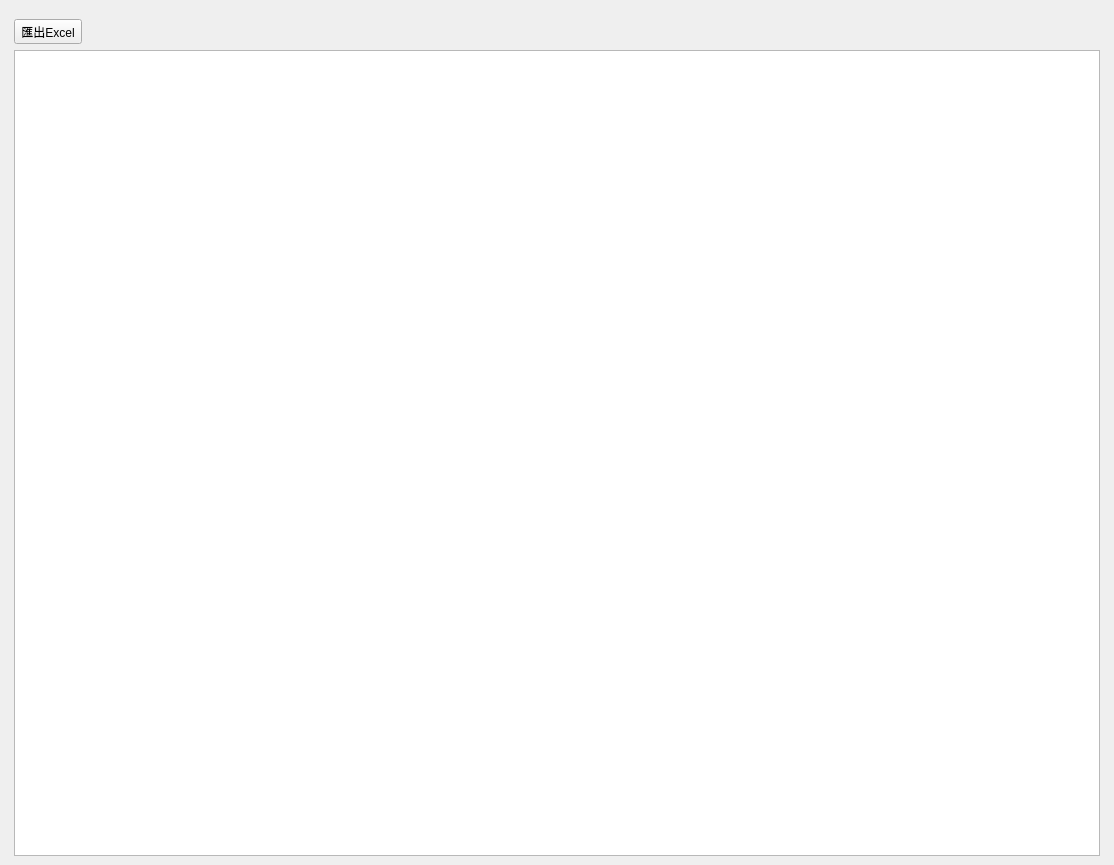
<?xml version="1.0" encoding="UTF-8"?>
<ui version="4.0">
 <class>WindowStatisticsDoctorVisitCount</class>
 <widget class="QMainWindow" name="WindowStatisticsDoctorVisitCount">
  <property name="geometry">
   <rect>
    <x>0</x>
    <y>0</y>
    <width>1114</width>
    <height>865</height>
   </rect>
  </property>
  <property name="windowTitle">
   <string>醫師初複診統計</string>
  </property>
  <widget class="QWidget" name="centralwidget">
   <layout class="QHBoxLayout" name="horizontalLayout">
    <item>
     <layout class="QVBoxLayout" name="verticalLayout">
      <property name="leftMargin">
       <number>5</number>
      </property>
      <property name="topMargin">
       <number>10</number>
      </property>
      <property name="rightMargin">
       <number>5</number>
      </property>
      <item>
       <layout class="QVBoxLayout" name="verticalLayout_5">
        <item>
         <layout class="QHBoxLayout" name="horizontalLayout_income">
          <item>
           <layout class="QVBoxLayout" name="verticalLayout_2">
            <item>
             <layout class="QHBoxLayout" name="horizontalLayout_3">
              <item>
               <widget class="QToolButton" name="toolButton_export_to_excel">
                <property name="text">
                 <string>匯出Excel</string>
                </property>
                <property name="icon">
                 <iconset>
                  <normaloff>../icons/document-export.svg</normaloff>../icons/document-export.svg</iconset>
                </property>
                <property name="toolButtonStyle">
                 <enum>Qt::ToolButtonTextBesideIcon</enum>
                </property>
               </widget>
              </item>
              <item>
               <spacer name="horizontalSpacer">
                <property name="orientation">
                 <enum>Qt::Horizontal</enum>
                </property>
                <property name="sizeHint" stdset="0">
                 <size>
                  <width>40</width>
                  <height>20</height>
                 </size>
                </property>
               </spacer>
              </item>
             </layout>
            </item>
            <item>
             <widget class="QTableWidget" name="tableWidget_doctor_count">
              <property name="editTriggers">
               <set>QAbstractItemView::NoEditTriggers</set>
              </property>
              <property name="alternatingRowColors">
               <bool>true</bool>
              </property>
              <property name="selectionMode">
               <enum>QAbstractItemView::SingleSelection</enum>
              </property>
              <property name="selectionBehavior">
               <enum>QAbstractItemView::SelectRows</enum>
              </property>
              <attribute name="horizontalHeaderVisible">
               <bool>false</bool>
              </attribute>
              <attribute name="verticalHeaderVisible">
               <bool>false</bool>
              </attribute>
             </widget>
            </item>
           </layout>
          </item>
          <item>
           <layout class="QVBoxLayout" name="verticalLayout_chart"/>
          </item>
         </layout>
        </item>
       </layout>
      </item>
     </layout>
    </item>
   </layout>
  </widget>
  <widget class="QMenuBar" name="menubar">
   <property name="geometry">
    <rect>
     <x>0</x>
     <y>0</y>
     <width>1114</width>
     <height>28</height>
    </rect>
   </property>
  </widget>
  <action name="action_export_excel">
   <property name="icon">
    <iconset>
     <normaloff>../icons/document-export.svg</normaloff>../icons/document-export.svg</iconset>
   </property>
   <property name="text">
    <string>匯出Excel</string>
   </property>
  </action>
 </widget>
 <resources/>
 <connections/>
</ui>
